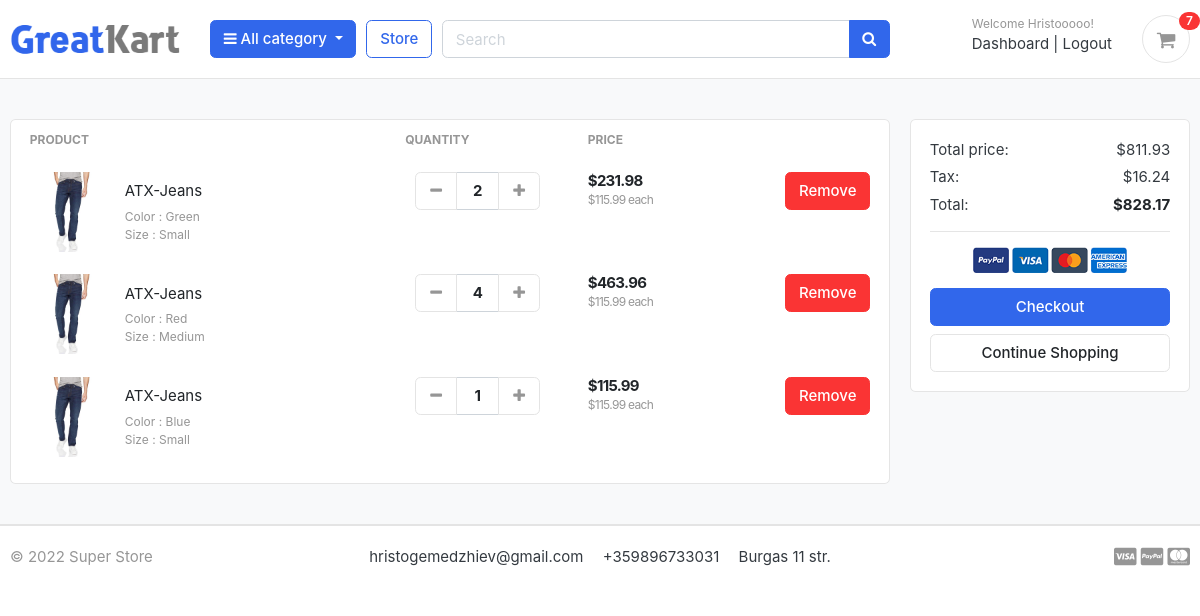
The page /cart/ (signed in) on the database as committed earlier.
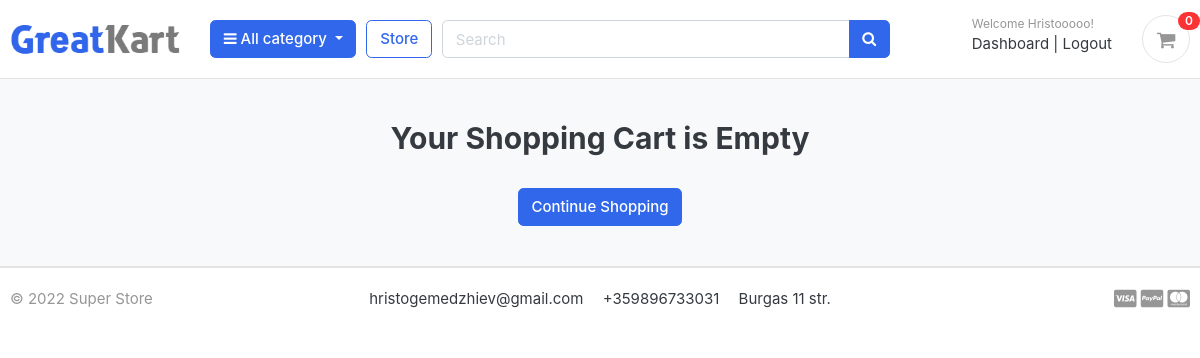
The same page on the database as committed later.
### carts/models.py (models this page shows, shortened)
class Cart_item(models.Model):
    user = models.ForeignKey(Account, on_delete=models.CASCADE, null=True)
    product = models.ForeignKey(Product, on_delete=models.CASCADE)
    variations = models.ManyToManyField(Variations, blank=True)
    cart = models.ForeignKey(Cart, on_delete=models.CASCADE, null=True)
    quantity = models.IntegerField()
    is_active = models.BooleanField(default=True)
    def sub_total(self):
        return self.product.price * self.quantity

### store/models.py (models this page shows, shortened)
class Product(models.Model):
    product_name        = models.CharField(max_length=200, unique=True)
    slug                = models.SlugField(max_length=200, unique=True)
    category            = models.ForeignKey(Category, on_delete=models.CASCADE)
    description         = models.TextField(max_length=500, blank=True)
    price               = models.DecimalField(decimal_places=2, max_digits=10)
    images              = models.ImageField(upload_to='photos/products')
    stock               = models.IntegerField()
    is_available        = models.BooleanField(default=True)
    created             = models.DateTimeField(auto_now_add=True)
    modified            = models.DateTimeField(auto_now=True)

class Variations(models.Model):
    product             = models.ForeignKey(Product, on_delete=models.CASCADE)
    variation_category  = models.CharField(max_length=100, choices=variation_category_choice)
    variation_value     = models.CharField(max_length=100)
    is_active           = models.BooleanField(default=True)
    created             = models.DateTimeField(auto_now=True)
    objects             = VariationManager()
    class Meta:
        verbose_name_plural = 'Variations'

### carts/views.py (the view)
# urls.py: path('cart/', include('carts.urls')),
def cart(request, total=0, quantity=0,grand_total=0, cart_item=None):
    context = {}
    try:
        if request.user.is_authenticated:
            cart_items = Cart_item.objects.filter(user=request.user, is_active=True)
        else:
            cart = Cart.objects.get(cart_id=_cart_id(request))
            cart_items = Cart_item.objects.filter(cart=cart, is_active=True)
        for cart_item in cart_items:
            total += round((cart_item.product.price * cart_item.quantity), 2)
            quantity += cart_item.quantity
        tax = round(((2 * total)/100), 2)
        grand_total = round(total + tax, 2)
        context = {
            'total': total,
            'quantity': quantity,
            'tax': tax,
            'cart_items': cart_items,
            'grand_total': grand_total,
        }
    except:
        context = {'cart_items': False}
    return render(request, 'store/cart.html', context)

### carts/context_processors.py (called while the page is built)
def counter(request):
    cart_count = 0
    if 'admin' in request.path:
        return {}
    else:
        try:
            cart = Cart.objects.filter(cart_id=_cart_id(request))
            if request.user.is_authenticated:
                cart_items = Cart_item.objects.filter(user=request.user)
            else:
                cart_items = Cart_item.objects.filter(cart=cart[:1])
            for cart_item in cart_items:
                cart_count += cart_item.quantity
        except Cart.DoesNotExist:
            cart_count = 0
    return dict(cart_count=cart_count)

### carts/views.py (called while the page is built)
def _cart_id(request):
    cart_session = request.session.session_key
    if not cart_session:
        cart_session = request.session.create()
    return cart_session

### category/context_processors.py (called while the page is built)
def menu_links(request):
    links = Category.objects.all()
    return dict(links=links)

### templates/store/cart.html
{% extends 'base.html' %}
{% load static %}
{% block content %}
<section class="section-content padding-y bg">
<div class="container">
{% if not cart_items %}
    <h2 class="text-center">Your Shopping Cart is Empty</h2>
    <br>
    <div class="text-center">
        <a href="{% url 'store:store' %}" class="btn btn-primary">Continue Shopping</a>
    </div>
{% else %}
<div class="row">
	<aside class="col-lg-9">
<div class="card">
<table class="table table-borderless table-shopping-cart">
<thead class="text-muted">
<tr class="small text-uppercase">
  <th scope="col">Product</th>
  <th scope="col" width="120">Quantity</th>
  <th scope="col" width="120">Price</th>
  <th scope="col" class="text-right" width="200"> </th>
</tr>
</thead>
<tbody>
{% for item in cart_items %}
<tr>
	<td>
		<figure class="itemside align-items-center">
			<div class="aside"><img src="{{ item.product.images.url }}" class="img-sm"></div>
			<figcaption class="info">
				<a href="{% url 'store:product_detail' item.product.category.slug item.product.slug %}" class="title text-dark">{{ item.product.product_name }}</a>
				<p class="text-muted small">
                    {% if item.variations.all %}
                        {% for cart_item in item.variations.all %}
                            {{ cart_item.variation_category | capfirst }} : {{ cart_item.variation_value | capfirst }} <br>
                        {% endfor %}
                    {% endif %}
                </p>
			</figcaption>
		</figure>
	</td>
	<td>
					<div class="col">
						<div class="input-group input-spinner">
							<div class="input-group-prepend">
							<a href="{% url 'carts:remove_cart' item.id %}?type=minus" class="btn btn-light" type="button" id="button-minus"> <i class="fa fa-minus"></i> </a>
							</div>
                            <div class="text-dark b form-control text-center" type="text" ><strong>{{ item.quantity }}</strong></div>
							<div class="input-group-append">
							<a href="{% url 'carts:increase' item.id %}" class="btn btn-light" type="button" id="button-plus"> <i class="fa fa-plus"></i> </a>
							</div>
						</div>
					</div>
	</td>
	<td>
		<div class="price-wrap">
			<var class="price">${{ item.sub_total }}</var>
			<small class="text-muted"> ${{ item.product.price }} each </small>
		</div>
	</td>
	<td class="text-right">
	<a href="{% url 'carts:remove_cart' item.id %}?type=delete" onclick="return confirm('Are you sure you want to delete this item?')" class="btn btn-danger"> Remove</a>
	</td>
</tr>
{% endfor %}
</tbody>
</table>
</div>
	</aside>
	<aside class="col-lg-3">
		<div class="card">
		<div class="card-body">
			<dl class="dlist-align">
			  <dt>Total price:</dt>
			  <dd class="text-right">${{ total }}</dd>
			</dl>
			<dl class="dlist-align">
			  <dt>Tax:</dt>
			  <dd class="text-right"> ${{ tax }}</dd>
			</dl>
			<dl class="dlist-align">
			  <dt>Total:</dt>
			  <dd class="text-right text-dark b"><strong>${{ grand_total }}</strong></dd>
			</dl>
			<hr>
			<p class="text-center mb-3">
				<img src="{% static '/images/misc/payments.png' %}" height="26">
			</p>
			<a href="{% url 'carts:checkout' %}" class="btn btn-primary btn-block"> Checkout </a>
			<a href="{% url 'store:store' %}" class="btn btn-light btn-block">Continue Shopping</a>
		</div>
		</div>
</aside>
</div>
{% endif %}
</div>
</section>
{% endblock %}

### templates/includes/navbar.html (shortened to what this page needs)
{% load static %}
<header class="section-header">
<section class="header-main border-bottom">
	<div class="container">
<div class="row align-items-center">
	<div class="col-lg-2 col-md-3 col-6">
		<a href="/" class="brand-wrap">
			<img class="logo" src="{% static '/images/logo.png' %}">
		</a>
	</div>
	<div class="col-lg col-sm col-md col-6 flex-grow-0">
		<div class="category-wrap dropdown d-inline-block float-right">
			<button type="button" class="btn btn-primary dropdown-toggle" data-toggle="dropdown">
				<i class="fa fa-bars"></i> All category
			</button>
		</div>
	</div>
	<a href="{% url 'store:store' %}" class="btn btn-outline-primary">Store</a>
	<div class="col-lg  col-md-6 col-sm-12 col">
		<form action="{% url 'store:search' %}" class="search" method="GET">
			<div class="input-group w-100">
			    <input name="keyword" type="text" class="form-control" style="width:60%;" placeholder="Search">
			    <div class="input-group-append">
			      <button class="btn btn-primary" type="submit">
			        <i class="fa fa-search"></i>
			      </button>
			    </div>
		    </div>
		</form>
	</div>
	<div class="col-lg-3 col-sm-6 col-8 order-2 order-lg-3">
				<div class="d-flex justify-content-end mb-3 mb-lg-0">
                    {% if user.id is None %}
                        <div class="widget-header">
                            <small class="title text-muted">Welcome guest!</small>
                            <div>
                                <a href="{% url 'accounts:login' %}">Sign in</a> <span class="dark-transp"> | </span>
                                <a href="{% url 'accounts:register' %}"> Register</a>
                            </div>
                        </div>
                    {% else %}
                        <div class="widget-header">
                            <small class="title text-muted">Welcome {{ user.first_name }}!</small>
                            <div>
                                <a href="{% url 'accounts:dashboard' %}">Dashboard</a> <span class="dark-transp"> | </span>
                                <a href="{% url 'accounts:logout' %}"> Logout</a>
                            </div>
                        </div>
                    {% endif %}
					<a href="{% url 'carts:cart' %}" class="widget-header pl-3 ml-3">
						<div class="icon icon-sm rounded-circle border"><i class="fa fa-shopping-cart"></i></div>
						<span class="badge badge-pill badge-danger notify">{{ cart_count }}</span>
					</a>
				</div>
			</div>
</div>
	</div>
</section>
</header>

Rows that differ between the two databases and show on the page:
removed Cart_item: product.images (picture), product.product_name "ATX-Jeans", quantity "2", sub_total "231.98", product.price "115.99"
no longer on this page (row unchanged): Variations: variation_category "Color", variation_value "Green", shown under "ATX-Jeans"
no longer on this page (row unchanged): Variations: variation_category "Size", variation_value "Small"
removed Cart_item: product.images (picture), product.product_name "ATX-Jeans", quantity "4", sub_total "463.96", product.price "115.99"
no longer on this page (row unchanged): Variations: variation_category "Color", variation_value "Red", shown under "ATX-Jeans"
no longer on this page (row unchanged): Variations: variation_category "Size", variation_value "Medium", shown under "ATX-Jeans"
removed Cart_item: product.images (picture), product.product_name "ATX-Jeans", quantity "1", sub_total "115.99", product.price "115.99"
no longer on this page (row unchanged): Variations: variation_category "Color", variation_value "Blue", shown under "ATX-Jeans"
Other text that changed with them:
{{ cart_count }}: "7" → "0"
{{ total }}: "811.93" → (not shown)
{{ tax }}: "16.24" → (not shown)
{{ grand_total }}: "828.17" → (not shown)
text no longer shown: "PRODUCT QUANTITY PRICE Total price: $ Tax: $ Total: $ Checkout"
text now shown: "Your Shopping Cart is Empty"
